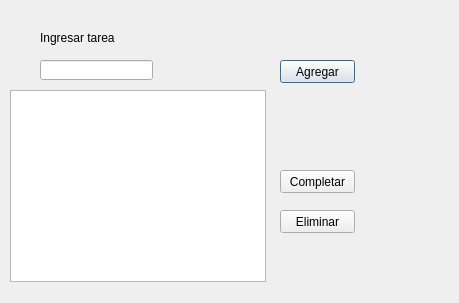
<?xml version="1.0" encoding="UTF-8"?>
<ui version="4.0">
 <class>Dialog</class>
 <widget class="QDialog" name="Dialog">
  <property name="geometry">
   <rect>
    <x>0</x>
    <y>0</y>
    <width>459</width>
    <height>303</height>
   </rect>
  </property>
  <property name="windowTitle">
   <string>Gestor de cambio</string>
  </property>
  <widget class="QLineEdit" name="Amaunt">
   <property name="geometry">
    <rect>
     <x>40</x>
     <y>60</y>
     <width>113</width>
     <height>20</height>
    </rect>
   </property>
   <property name="text">
    <string/>
   </property>
  </widget>
  <widget class="QLabel" name="label">
   <property name="geometry">
    <rect>
     <x>40</x>
     <y>30</y>
     <width>81</width>
     <height>16</height>
    </rect>
   </property>
   <property name="text">
    <string>Ingresar tarea</string>
   </property>
  </widget>
  <widget class="QPushButton" name="pbAgregar">
   <property name="geometry">
    <rect>
     <x>280</x>
     <y>60</y>
     <width>75</width>
     <height>23</height>
    </rect>
   </property>
   <property name="text">
    <string>Agregar</string>
   </property>
  </widget>
  <widget class="QPushButton" name="pbCompletar">
   <property name="geometry">
    <rect>
     <x>280</x>
     <y>170</y>
     <width>75</width>
     <height>23</height>
    </rect>
   </property>
   <property name="text">
    <string>Completar</string>
   </property>
  </widget>
  <widget class="QPushButton" name="pbEliminar">
   <property name="geometry">
    <rect>
     <x>280</x>
     <y>210</y>
     <width>75</width>
     <height>23</height>
    </rect>
   </property>
   <property name="text">
    <string>Eliminar</string>
   </property>
  </widget>
  <widget class="QListWidget" name="listWidget">
   <property name="geometry">
    <rect>
     <x>10</x>
     <y>90</y>
     <width>256</width>
     <height>192</height>
    </rect>
   </property>
  </widget>
 </widget>
 <resources/>
 <connections/>
</ui>
